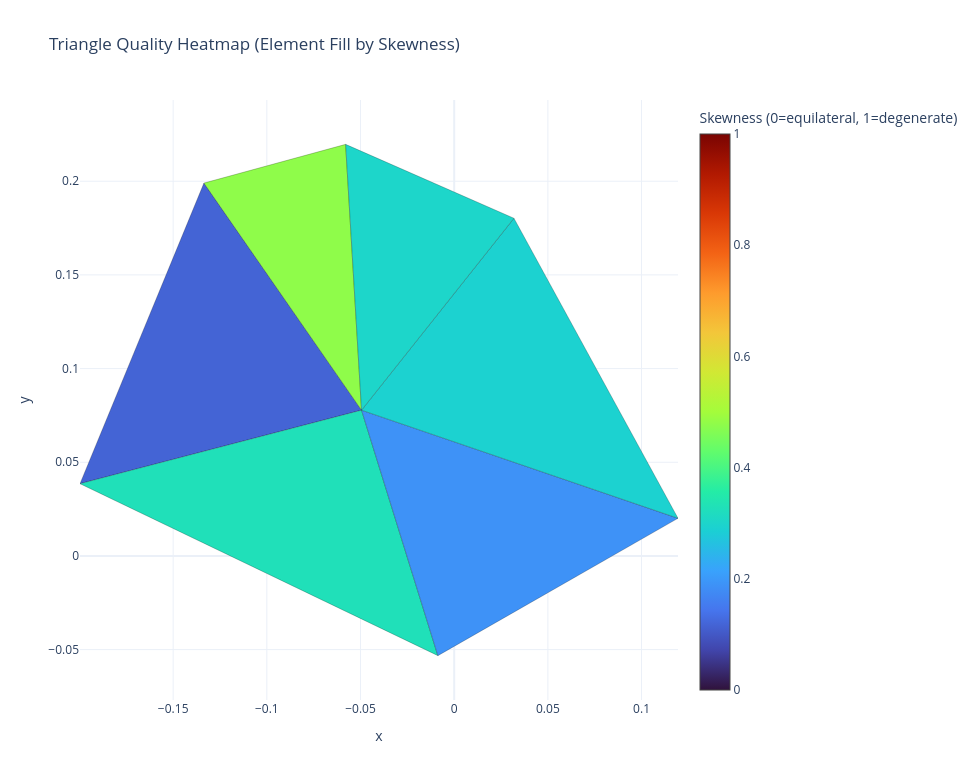

Write notebook code for a chart like this one.
### Code cell
# Triangle-quality heatmap (2D element fill by skewness)
from plotly.colors import sample_colorscale

mesh_nodes = np.asarray(mesh_info['nodes'], dtype=float)
triangles = np.asarray(mesh_info['triangles'], dtype=np.intp)

if len(triangles) == 0:
    raise ValueError('No triangles in mesh.')

p = mesh_nodes[triangles]

angles = np.zeros((len(triangles), 3), dtype=float)
for i in range(3):
    v1 = p[:, (i + 1) % 3] - p[:, i]
    v2 = p[:, (i + 2) % 3] - p[:, i]
    cos_a = np.sum(v1 * v2, axis=1) / (
        np.linalg.norm(v1, axis=1) * np.linalg.norm(v2, axis=1) + 1e-30
    )
    angles[:, i] = np.degrees(np.arccos(np.clip(cos_a, -1, 1)))

theta_min = angles.min(axis=1)
theta_max = angles.max(axis=1)
tri_skewness = np.maximum((theta_max - 60.0) / 120.0, (60.0 - theta_min) / 60.0)

# Fixed skewness scale: 0 = equilateral, 1 = degenerate
cmin = 0.0
cmax = 1.0
denom = 1.0

fig_hm = go.Figure()

for tri, sk in zip(triangles, tri_skewness):
    pts = mesh_nodes[tri]
    loop = np.vstack([pts, pts[0]])
    t = float(np.clip((float(sk) - cmin) / denom, 0.0, 1.0))
    fill_col = sample_colorscale('Turbo', [t])[0]

    fig_hm.add_trace(
        go.Scatter(
            x=loop[:, 0],
            y=loop[:, 1],
            mode='lines',
            line=dict(color='rgba(0,0,0,0.22)', width=1),
            fill='toself',
            fillcolor=fill_col,
            hovertemplate=f'Skew={float(sk):.4f}<extra></extra>',
            showlegend=False,
        )
    )

# Invisible centroid markers only to render colorbar.
centroids = mesh_nodes[triangles].mean(axis=1)
fig_hm.add_trace(
    go.Scatter(
        x=centroids[:, 0],
        y=centroids[:, 1],
        mode='markers',
        marker=dict(
            size=0.1,
            color=tri_skewness,
            colorscale='Turbo',
            cmin=cmin,
            cmax=cmax,
            colorbar=dict(title='Skewness (0=equilateral, 1=degenerate)'),
            showscale=True,
            opacity=0.0,
        ),
        hoverinfo='skip',
        showlegend=False,
    )
)

fig_hm.update_layout(
    title='Triangle Quality Heatmap (Element Fill by Skewness)',
    xaxis_title='x',
    yaxis_title='y',
    template='plotly_white',
    width=980,
    height=780,
    dragmode='pan',
)
fig_hm.update_yaxes(scaleanchor='x', scaleratio=1)
fig_hm.show()

print(f'Skewness: mean={tri_skewness.mean():.4f}, max={tri_skewness.max():.4f}')
print(f'Min angle: mean={theta_min.mean():.2f}°, global min={theta_min.min():.2f}°')

### Figure 1 — Plotly figure (JSON) as saved in the notebook; plotly's stock layout.template omitted (floating-point values rounded to 4 significant figures)
{"data": [{"fill": "toself", "fillcolor": "rgb(68, 100, 213)", "hovertemplate": "Skew=0.1174<extra></extra>", "line": {"color": "rgba(0,0,0,0.22)", "width": 1}, "mode": "lines", "showlegend": false, "type": "scatter", "x": [-0.04945, -0.1336, -0.1997, -0.04945], "y": [0.0778, 0.199, 0.03856, 0.0778]}, {"fill": "toself", "fillcolor": "rgb(32, 224, 185)", "hovertemplate": "Skew=0.3284<extra></extra>", "line": {"color": "rgba(0,0,0,0.22)", "width": 1}, "mode": "lines", "showlegend": false, "type": "scatter", "x": [-0.008692, -0.04945, -0.1997, -0.008692], "y": [-0.05323, 0.0778, 0.03856, -0.05323]}, {"fill": "toself", "fillcolor": "rgb(62, 146, 247)", "hovertemplate": "Skew=0.1894<extra></extra>", "line": {"color": "rgba(0,0,0,0.22)", "width": 1}, "mode": "lines", "showlegend": false, "type": "scatter", "x": [-0.04945, -0.008692, 0.1195, -0.04945], "y": [0.0778, -0.05323, 0.02009, 0.0778]}, {"fill": "toself", "fillcolor": "rgb(28, 210, 208)", "hovertemplate": "Skew=0.2922<extra></extra>", "line": {"color": "rgba(0,0,0,0.22)", "width": 1}, "mode": "lines", "showlegend": false, "type": "scatter", "x": [0.0319, -0.04945, 0.1195, 0.0319], "y": [0.1802, 0.0778, 0.02009, 0.1802]}, {"fill": "toself", "fillcolor": "rgb(143, 252, 74)", "hovertemplate": "Skew=0.4777<extra></extra>", "line": {"color": "rgba(0,0,0,0.22)", "width": 1}, "mode": "lines", "showlegend": false, "type": "scatter", "x": [-0.04945, -0.05794, -0.1336, -0.04945], "y": [0.0778, 0.2197, 0.199, 0.0778]}, {"fill": "toself", "fillcolor": "rgb(29, 214, 202)", "hovertemplate": "Skew=0.3020<extra></extra>", "line": {"color": "rgba(0,0,0,0.22)", "width": 1}, "mode": "lines", "showlegend": false, "type": "scatter", "x": [0.0319, -0.05794, -0.04945, 0.0319], "y": [0.1802, 0.2197, 0.0778, 0.1802]}, {"hoverinfo": "skip", "marker": {"cmax": 1, "cmin": 0, "color": [0.1174, 0.3284, 0.1894, 0.2922, 0.4777, 0.302], "colorbar": {"title": {"text": "Skewness (0=equilateral, 1=degenerate)"}}, "colorscale": [[0, "#30123b"], [0.07143, "#4145ab"], [0.1429, "#4675ed"], [0.2143, "#39a2fc"], [0.2857, "#1bcfd4"], [0.3571, "#24eca6"], [0.4286, "#61fc6c"], [0.5, "#a4fc3b"], [0.5714, "#d1e834"], [0.6429, "#f3c63a"], [0.7143, "#fe9b2d"], [0.7857, "#f36315"], [0.8571, "#d93806"], [0.9286, "#b11901"], [1, "#7a0402"]], "opacity": 0, "showscale": true, "size": 0.1}, "mode": "markers", "showlegend": false, "type": "scatter", "x": [-0.1276, -0.08596, 0.02044, 0.03397, -0.08032, -0.02516], "y": [0.1051, 0.02104, 0.01489, 0.09271, 0.1655, 0.1592]}], "layout": {"dragmode": "pan", "height": 780, "title": {"text": "Triangle Quality Heatmap (Element Fill by Skewness)"}, "width": 980, "xaxis": {"title": {"text": "x"}}, "yaxis": {"scaleanchor": "x", "scaleratio": 1, "title": {"text": "y"}}}}
